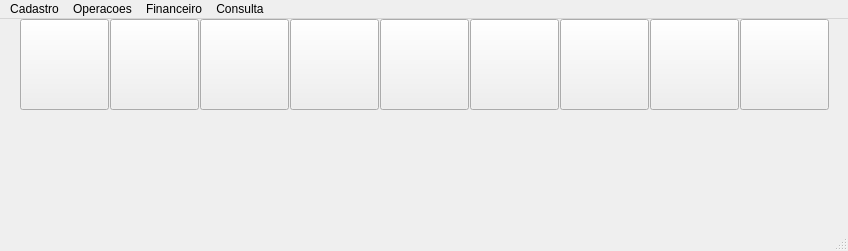
<?xml version="1.0" encoding="UTF-8"?>
<ui version="4.0">
 <class>MainWindow</class>
 <widget class="QMainWindow" name="MainWindow">
  <property name="geometry">
   <rect>
    <x>0</x>
    <y>0</y>
    <width>848</width>
    <height>251</height>
   </rect>
  </property>
  <property name="windowTitle">
   <string>MainWindow</string>
  </property>
  <widget class="QWidget" name="centralwidget">
   <widget class="QLabel" name="lb_logoEmpresa">
    <property name="geometry">
     <rect>
      <x>300</x>
      <y>100</y>
      <width>181</width>
      <height>111</height>
     </rect>
    </property>
    <property name="toolTip">
     <string>&lt;html&gt;&lt;head/&gt;&lt;body&gt;&lt;p&gt;&lt;img src=&quot;:/logo_empresa/imagens/icons/logo_empresa.png&quot;/&gt;&lt;/p&gt;&lt;/body&gt;&lt;/html&gt;</string>
    </property>
    <property name="styleSheet">
     <string notr="true">image: url(:/logo_empresa/imagens/icons/logo_empresa.png)</string>
    </property>
    <property name="text">
     <string/>
    </property>
   </widget>
   <widget class="QPushButton" name="bt_cliente">
    <property name="geometry">
     <rect>
      <x>20</x>
      <y>0</y>
      <width>89</width>
      <height>91</height>
     </rect>
    </property>
    <property name="toolTip">
     <string>&lt;html&gt;&lt;head/&gt;&lt;body&gt;&lt;p&gt;&lt;br/&gt;&lt;/p&gt;&lt;/body&gt;&lt;/html&gt;</string>
    </property>
    <property name="styleSheet">
     <string notr="true">image: url(:/icon_cliente/imagens/icons/cliente.png)</string>
    </property>
    <property name="text">
     <string/>
    </property>
   </widget>
   <widget class="QPushButton" name="bt_fornecedor">
    <property name="geometry">
     <rect>
      <x>110</x>
      <y>0</y>
      <width>89</width>
      <height>91</height>
     </rect>
    </property>
    <property name="toolTip">
     <string>&lt;html&gt;&lt;head/&gt;&lt;body&gt;&lt;p&gt;&lt;br/&gt;&lt;/p&gt;&lt;/body&gt;&lt;/html&gt;</string>
    </property>
    <property name="styleSheet">
     <string notr="true">image: url(:/icon_fornecedor/imagens/icons/fornecedor.png)</string>
    </property>
    <property name="text">
     <string/>
    </property>
   </widget>
   <widget class="QPushButton" name="bt_produto">
    <property name="geometry">
     <rect>
      <x>200</x>
      <y>0</y>
      <width>89</width>
      <height>91</height>
     </rect>
    </property>
    <property name="toolTip">
     <string>&lt;html&gt;&lt;head/&gt;&lt;body&gt;&lt;p&gt;&lt;br/&gt;&lt;/p&gt;&lt;/body&gt;&lt;/html&gt;</string>
    </property>
    <property name="styleSheet">
     <string notr="true">image: url(:/icon_produtos/imagens/icons/produtos.png)</string>
    </property>
    <property name="text">
     <string/>
    </property>
   </widget>
   <widget class="QPushButton" name="bt_bancos">
    <property name="geometry">
     <rect>
      <x>470</x>
      <y>0</y>
      <width>89</width>
      <height>91</height>
     </rect>
    </property>
    <property name="toolTip">
     <string>&lt;html&gt;&lt;head/&gt;&lt;body&gt;&lt;p&gt;&lt;br/&gt;&lt;/p&gt;&lt;/body&gt;&lt;/html&gt;</string>
    </property>
    <property name="styleSheet">
     <string notr="true">image: url(:/icon_bancos/imagens/icons/banco.png)</string>
    </property>
    <property name="text">
     <string/>
    </property>
   </widget>
   <widget class="QPushButton" name="bt_vendas">
    <property name="geometry">
     <rect>
      <x>290</x>
      <y>0</y>
      <width>89</width>
      <height>91</height>
     </rect>
    </property>
    <property name="toolTip">
     <string>&lt;html&gt;&lt;head/&gt;&lt;body&gt;&lt;p&gt;&lt;br/&gt;&lt;/p&gt;&lt;/body&gt;&lt;/html&gt;</string>
    </property>
    <property name="styleSheet">
     <string notr="true">image: url(:/icon_vendas/imagens/icons/venda.png)</string>
    </property>
    <property name="text">
     <string/>
    </property>
   </widget>
   <widget class="QPushButton" name="bt_pagar">
    <property name="geometry">
     <rect>
      <x>380</x>
      <y>0</y>
      <width>89</width>
      <height>91</height>
     </rect>
    </property>
    <property name="toolTip">
     <string>&lt;html&gt;&lt;head/&gt;&lt;body&gt;&lt;p&gt;&lt;br/&gt;&lt;/p&gt;&lt;/body&gt;&lt;/html&gt;</string>
    </property>
    <property name="styleSheet">
     <string notr="true">image: url(:/contasPagar/imagens/icons/contasPagar.png)</string>
    </property>
    <property name="text">
     <string/>
    </property>
   </widget>
   <widget class="QPushButton" name="bt_sair">
    <property name="geometry">
     <rect>
      <x>740</x>
      <y>0</y>
      <width>89</width>
      <height>91</height>
     </rect>
    </property>
    <property name="toolTip">
     <string>&lt;html&gt;&lt;head/&gt;&lt;body&gt;&lt;p&gt;&lt;br/&gt;&lt;/p&gt;&lt;/body&gt;&lt;/html&gt;</string>
    </property>
    <property name="styleSheet">
     <string notr="true">image: url(:/icon_sair/imagens/icons/sair.png)</string>
    </property>
    <property name="text">
     <string/>
    </property>
   </widget>
   <widget class="QPushButton" name="bt_receber">
    <property name="geometry">
     <rect>
      <x>560</x>
      <y>0</y>
      <width>89</width>
      <height>91</height>
     </rect>
    </property>
    <property name="toolTip">
     <string>&lt;html&gt;&lt;head/&gt;&lt;body&gt;&lt;p&gt;&lt;br/&gt;&lt;/p&gt;&lt;/body&gt;&lt;/html&gt;</string>
    </property>
    <property name="styleSheet">
     <string notr="true">image: url(:/icon_receber/imagens/icons/receber.png)</string>
    </property>
    <property name="text">
     <string/>
    </property>
   </widget>
   <widget class="QPushButton" name="bt_caixa">
    <property name="geometry">
     <rect>
      <x>650</x>
      <y>0</y>
      <width>89</width>
      <height>91</height>
     </rect>
    </property>
    <property name="toolTip">
     <string>&lt;html&gt;&lt;head/&gt;&lt;body&gt;&lt;p&gt;&lt;br/&gt;&lt;/p&gt;&lt;/body&gt;&lt;/html&gt;</string>
    </property>
    <property name="styleSheet">
     <string notr="true">image: url(:/icon_caixa/imagens/icons/caixa.png)</string>
    </property>
    <property name="text">
     <string/>
    </property>
   </widget>
  </widget>
  <widget class="QMenuBar" name="menubar">
   <property name="geometry">
    <rect>
     <x>0</x>
     <y>0</y>
     <width>848</width>
     <height>22</height>
    </rect>
   </property>
   <widget class="QMenu" name="menuCadastro">
    <property name="title">
     <string>Cadastro</string>
    </property>
    <addaction name="actionCliente"/>
    <addaction name="actionFornecedor"/>
    <addaction name="actionUsuarios"/>
   </widget>
   <widget class="QMenu" name="menuOperacoes">
    <property name="title">
     <string>Operacoes</string>
    </property>
    <widget class="QMenu" name="menuSaida_de_produtos">
     <property name="title">
      <string>Saida de produtos</string>
     </property>
     <addaction name="actionVenda"/>
     <addaction name="actionConsumo_de_Produtos"/>
    </widget>
    <widget class="QMenu" name="menuEstoque">
     <property name="title">
      <string>Estoque</string>
     </property>
     <addaction name="actionSaldo"/>
    </widget>
    <widget class="QMenu" name="menuCompras">
     <property name="title">
      <string>Compras</string>
     </property>
     <addaction name="actionCompras_2"/>
     <addaction name="actionPedido"/>
     <addaction name="actionCancelar_Compras"/>
    </widget>
    <addaction name="menuSaida_de_produtos"/>
    <addaction name="menuEstoque"/>
    <addaction name="menuCompras"/>
   </widget>
   <widget class="QMenu" name="menuFinanceiro">
    <property name="title">
     <string>Financeiro</string>
    </property>
    <addaction name="actionCaixa"/>
    <addaction name="actionContas_Bancos"/>
    <addaction name="actionContas_a_Pagar"/>
    <addaction name="actionContas_Pagas"/>
    <addaction name="actionContas_a_Receber"/>
    <addaction name="actionContas_Recebidas"/>
   </widget>
   <widget class="QMenu" name="menuConsulta">
    <property name="title">
     <string>Consulta</string>
    </property>
    <widget class="QMenu" name="menuVendas">
     <property name="title">
      <string>Vendas</string>
     </property>
     <addaction name="actionGeral"/>
     <addaction name="actionResumido"/>
    </widget>
    <widget class="QMenu" name="menuConsumos">
     <property name="title">
      <string>Consumos</string>
     </property>
     <addaction name="actionGeral_2"/>
     <addaction name="actionResumido_2"/>
    </widget>
    <addaction name="menuVendas"/>
    <addaction name="menuConsumos"/>
   </widget>
   <addaction name="menuCadastro"/>
   <addaction name="menuOperacoes"/>
   <addaction name="menuFinanceiro"/>
   <addaction name="menuConsulta"/>
  </widget>
  <widget class="QStatusBar" name="statusbar"/>
  <action name="actionCliente">
   <property name="text">
    <string>Cliente</string>
   </property>
  </action>
  <action name="actionFornecedor">
   <property name="text">
    <string>Fornecedor</string>
   </property>
  </action>
  <action name="actionUsuarios">
   <property name="text">
    <string>Usuarios</string>
   </property>
  </action>
  <action name="actionVenda">
   <property name="text">
    <string>Venda</string>
   </property>
  </action>
  <action name="actionConsumo_de_Produtos">
   <property name="text">
    <string>Consumo de Produtos</string>
   </property>
  </action>
  <action name="actionSaldo">
   <property name="text">
    <string>Saldo</string>
   </property>
  </action>
  <action name="actionCompras_2">
   <property name="text">
    <string>Compras</string>
   </property>
  </action>
  <action name="actionPedido">
   <property name="text">
    <string>Pedido</string>
   </property>
  </action>
  <action name="actionCancelar_Compras">
   <property name="text">
    <string>Cancelar Compras</string>
   </property>
  </action>
  <action name="actionCaixa">
   <property name="text">
    <string>Caixa</string>
   </property>
  </action>
  <action name="actionContas_Bancos">
   <property name="text">
    <string>Contas Bancos</string>
   </property>
  </action>
  <action name="actionContas_a_Pagar">
   <property name="text">
    <string>Contas a Pagar</string>
   </property>
  </action>
  <action name="actionContas_Pagas">
   <property name="text">
    <string>Contas a Pagas</string>
   </property>
  </action>
  <action name="actionContas_a_Receber">
   <property name="text">
    <string>Contas a Receber</string>
   </property>
  </action>
  <action name="actionContas_Recebidas">
   <property name="text">
    <string>Contas Recebidas</string>
   </property>
  </action>
  <action name="actionGeral">
   <property name="text">
    <string>Geral</string>
   </property>
  </action>
  <action name="actionResumido">
   <property name="text">
    <string>Resumido</string>
   </property>
  </action>
  <action name="actionGeral_2">
   <property name="text">
    <string>Geral</string>
   </property>
  </action>
  <action name="actionResumido_2">
   <property name="text">
    <string>Resumido</string>
   </property>
  </action>
 </widget>
 <resources>
  <include location="logo_empresa.qrc"/>
  <include location="icon_receber.qrc"/>
  <include location="icon_sair.qrc"/>
  <include location="icon_caixa.qrc"/>
  <include location="icon_bancos.qrc"/>
  <include location="icon_contasPagar.qrc"/>
  <include location="icon_vendas.qrc"/>
  <include location="icon_produtos.qrc"/>
  <include location="icon_fornecedor.qrc"/>
  <include location="icon_cliente.qrc"/>
 </resources>
 <connections/>
</ui>
